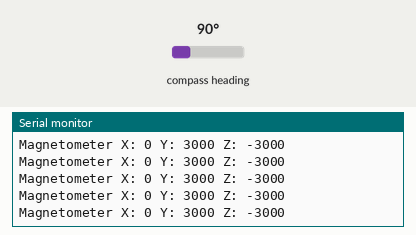
Bench run of a sketch on a simulated Arduino Uno, built with avr-gcc and run on an emulated ATmega328P. On the bench: the last lines printed to the serial monitor. Wiring (inferred from the names in the program): QMC5883L compass at I2C address 0x0D; MPU-6050 motion sensor at I2C address 0x68. Inputs (shaded band) come from the test bench; at power-on: compass heading 90°.

Above: at 1.4 s.
1.5 s: compass heading set to 7°
At 1.79 s:
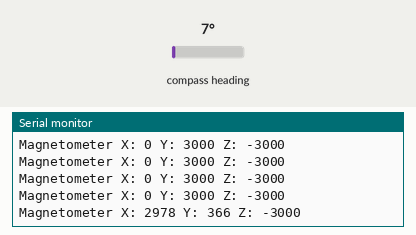
3.0 s: compass heading set to 180°
At 3.0 s:
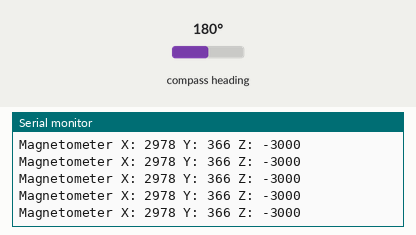
4.5 s: compass heading set to 269°
At 4.61 s:
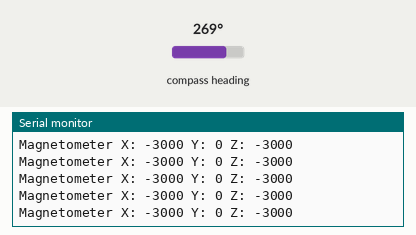
Timing chart, 0 to 7.5 s (numbered marks = the images above; inputs shaded):
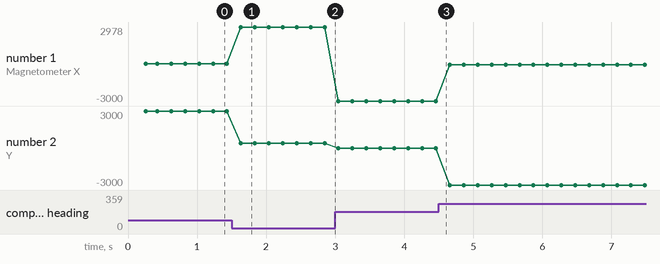

The sketch:

sketch_sep11a.ino
```cpp
#include <Wire.h>

#define MPU6050_ADDR 0x68
#define INT_PIN_CFG 0x37
#define MAG_ADDR 0x0D  // Magnetometer I2C address

void setup() {
  Wire.begin();
  Serial.begin(9600);
  while (!Serial);

  Serial.println("Starting MPU6050 bypass & Magnetometer read demo...");

  // Enable MPU6050 bypass mode to access magnetometer directly
  Wire.beginTransmission(MPU6050_ADDR);
  Wire.write(INT_PIN_CFG);     // INT_PIN_CFG register
  Wire.write(0x02);            // Enable BYPASS_EN bit
  Wire.endTransmission();

  Wire.beginTransmission(MPU6050_ADDR);
  Wire.write(0x6A);            // USER_CTRL register
  Wire.write(0x00);            // Disable master mode, allow bypass
  Wire.endTransmission();

  Wire.beginTransmission(MPU6050_ADDR);
  Wire.write(0x6B);            // PWR_MGMT_1 register
  Wire.write(0x00);            // Clear sleep bit, wake up device
  Wire.endTransmission();

  delay(100);

  // Initialize magnetometer (QMC5883L/HA5883)
  Wire.beginTransmission(MAG_ADDR);
  Wire.write(0x09);            // Control register 1
  Wire.write(0x1D);            // Continuous measurement mode, 10Hz, 2G range
  Wire.endTransmission();

  delay(100);

  Serial.println("Initialization complete. Reading magnetometer...");
}

void loop() {
  int16_t x, y, z;

  // Request 6 bytes of data starting from register 0x00
  Wire.beginTransmission(MAG_ADDR);
  Wire.write(0x00);
  Wire.endTransmission();
  Wire.requestFrom(MAG_ADDR, 6);

  if (Wire.available() == 6) {
    uint8_t xL = Wire.read();
    uint8_t xH = Wire.read();
    uint8_t yL = Wire.read();
    uint8_t yH = Wire.read();
    uint8_t zL = Wire.read();
    uint8_t zH = Wire.read();

    x = (int16_t)(xH << 8 | xL);
    y = (int16_t)(yH << 8 | yL);
    z = (int16_t)(zH << 8 | zL);

    Serial.print("Magnetometer X: ");
    Serial.print(x);
    Serial.print(" Y: ");
    Serial.print(y);
    Serial.print(" Z: ");
    Serial.println(z);
  } else {
    Serial.println("Failed to read magnetometer data");
  }

  delay(200);
}
```

Measured:
- after the input at 1.5 s, the serial monitor: prints a new line after 0.13 s (image 1)
- plotted number 1: 0 → 2978 after the input at 1.5 s, -3000 → -52 after the input at 4.5 s
- plotted number 2: 3000 → 366 after the input at 1.5 s
